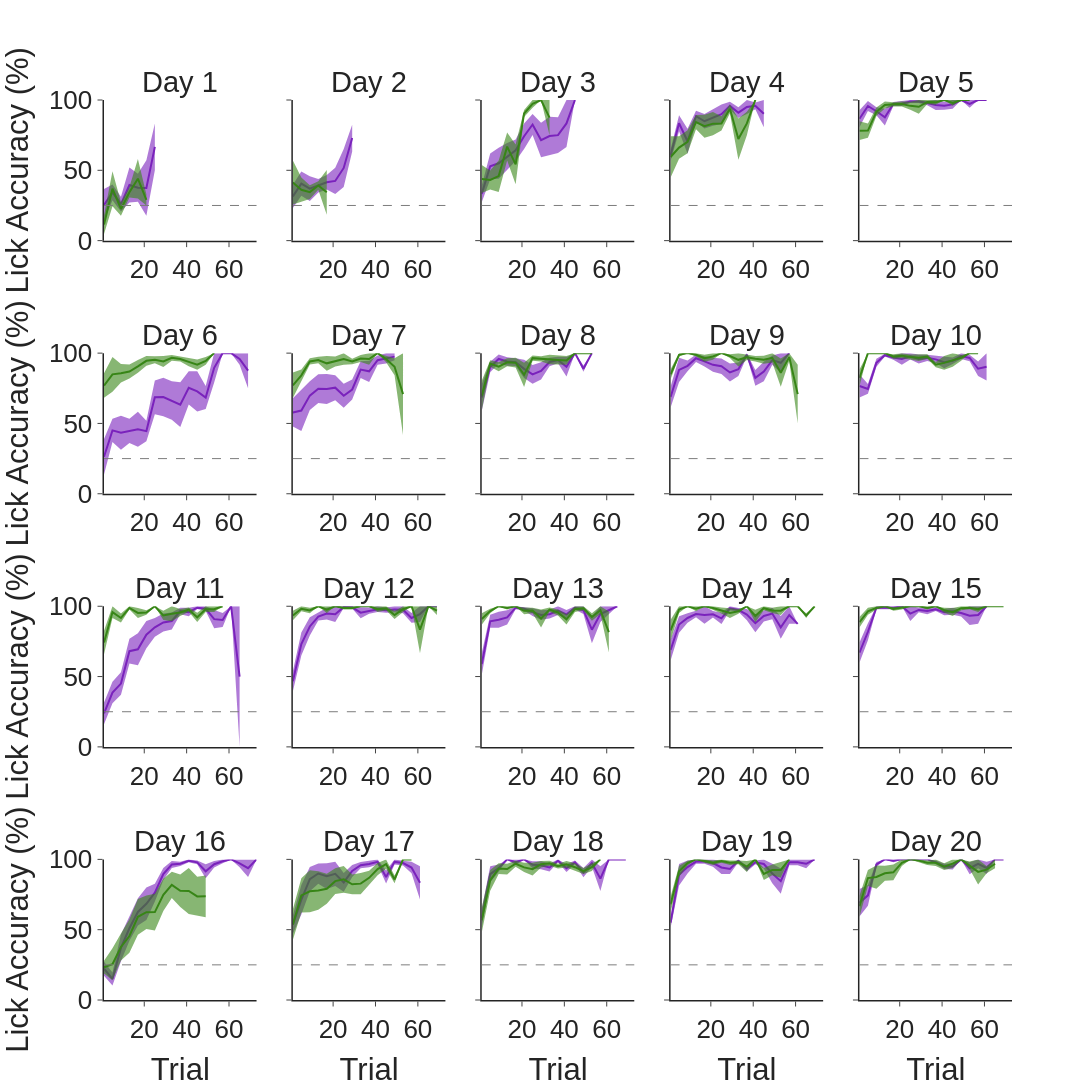

Source (notebook cell):
### Code cell
## Plot trial accuracy for each day
fig = pf.custom_graph_template(x_title='', y_title='', rows=4, columns=5, titles=day_names, height=1200, width=1200,
                               shared_y=True, shared_x=True)
for group in avg_acc['group'].unique():
    gdata = avg_acc[avg_acc['group'] == group]
    for idx, day in enumerate(gdata['day'].unique()):
        if idx == 20:
            pass
        else:
            day_data = gdata[gdata['day'] == day]

            if idx < 5:
                row, col = 1, idx + 1
            elif (idx >= 5) & (idx < 10):
                row, col = 2, idx - 4
            elif (idx >= 10) & (idx < 15):
                row, col = 3, idx - 9
            else:
                row, col = 4, idx - 14

            x_data = np.arange(1, np.array(day_data['trial'])[-1]*bin_size, bin_size)
            upper = day_data['lick_acc']['mean'] + day_data['lick_acc']['sem']
            lower = day_data['lick_acc']['mean'] - day_data['lick_acc']['sem']

            fig.add_trace(go.Scatter(x=x_data, y=day_data['lick_acc']['mean'], mode='lines', line_color=ce_colors_dict[group], showlegend=False), row=row, col=col)
            fig.add_trace(go.Scatter(x=x_data, y=upper, mode='lines', marker=dict(color=error_color[group]),
                                    name='Upper Bound', line=dict(width=0), showlegend=False), row=row, col=col)
            fig.add_trace(go.Scatter(x=x_data, y=lower, mode='lines', marker=dict(color=error_color[group]),
                                    name='Lower Bound', line=dict(width=0), showlegend=False, fillcolor=error_color[group], fill='tonexty'), row=row, col=col)
                             
fig.add_hline(y=25, line_width=1, line_dash='dash', line_color=chance_color, opacity=1)
fig.update_yaxes(title='Lick Accuracy (%)', col=1)
fig.update_xaxes(title='Trial', row=4)
fig.update_yaxes(range=[0, 100])
fig.show()
fig.write_image(pjoin(fig_path, 'acc_trials_experimental_all_days.png'))
